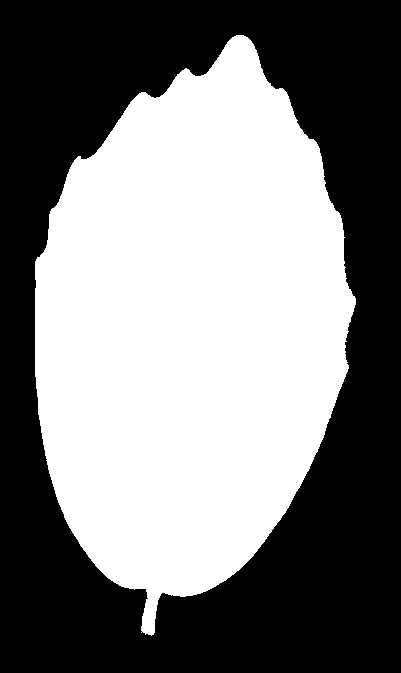
#> input picture images/101.jpg, 401 x 673 px; its folder holds only this picture in this run
$ jupyter execute testing.ipynb
#> lines starting #> are read from the running program, lines starting #| are printed output that depends on the picture
[cell 1]
from PIL import Image
import os

# Path to the images directory on your local machine
image_directory = 'images'
# Path to the new images directory on your local machine
new_image_directory = 'new_images'

# Create the new_images directory if it doesn't exist
if not os.path.exists(new_image_directory):
    os.makedirs(new_image_directory)

# Get all image file paths from the directory
image_paths = [os.path.join(image_directory, f) for f in os.listdir(image_directory) if os.path.isfile(os.path.join(image_directory, f))]

# Dimensions of the largest image
largest_dimensions = (1380, 1004)

for image_path in image_paths:
    with Image.open(image_path) as img:
#> img is the input picture: PIL image 401x673 L; min 0, max 255, mean 124.2
        img = img.convert('L')  # Convert the image to grayscale ('L' mode)

        # Compute padding dimensions
        delta_w = largest_dimensions[0] - img.width
#> delta_w = 979
        delta_h = largest_dimensions[1] - img.height
#> delta_h = 331
        padding_left = delta_w // 2
#> padding_left = 489
        padding_top = delta_h // 2
#> padding_top = 165
        padding_right = padding_left + img.width
#> padding_right = 890
        padding_bottom = padding_top + img.height
#> padding_bottom = 838

        # Apply padding to make the image match the largest image's dimensions
        new_img = Image.new('L', largest_dimensions, 0)  # 0 for black background
#> new_img: PIL image 1380x1004 L; every value is 0
        new_img.paste(img, (padding_left, padding_top, padding_right, padding_bottom))
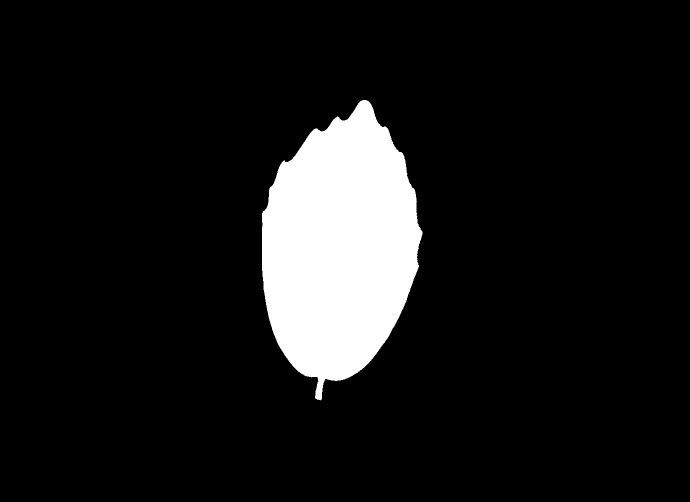
#> new_img: PIL image 1380x1004 L (shown at 1/2 size); min 0, max 255, mean 24.2

        # Save the new image to the new_images directory
        new_img_path = os.path.join(new_image_directory, os.path.basename(image_path))
        new_img.save(new_img_path)


print(f"Images have been resized and saved in the '{new_image_directory}' directory.")

[cell 2]
from PIL import Image
import os

# Path to the images directory on your local machine
image_directory = 'images'

# Get all image file paths from the directory
image_paths = [os.path.join(image_directory, f) for f in os.listdir(image_directory) if os.path.isfile(os.path.join(image_directory, f))]

# Determine the image with the largest dimensions
largest_image_path = None
largest_dimensions = (0, 0)

for image_path in image_paths:
    with Image.open(image_path) as img:
        width, height = img.size
#> width = 401; height = 673
        if width * height > largest_dimensions[0] * largest_dimensions[1]:
            largest_dimensions = (width, height)
#> largest_dimensions = (401, 673)
            largest_image_path = image_path

print(f"Largest image path: {largest_image_path}")
print(f"Largest image dimensions: {largest_dimensions}")
#| Largest image dimensions: (401, 673)

[cell 3]
from PIL import Image
import os

image_directory = "images"
new_image_directory = "new_images_2"
desired_size = (200, 200)

# Get a list of all image paths
image_paths = [os.path.join(image_directory, fname) for fname in os.listdir(image_directory) if fname.endswith(('.png', '.jpg', '.jpeg'))]

# Create the new_images directory if it doesn't exist
if not os.path.exists(new_image_directory):
    os.mkdir(new_image_directory)

for image_path in image_paths:
    with Image.open(image_path) as img:
        img = img.convert('L')  # Convert the image to grayscale ('L' mode)

        # Resize the image to 200x200
        resized_img = img.resize(desired_size)
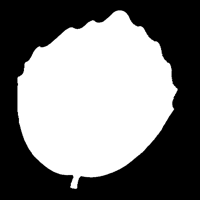
#> resized_img: PIL image 200x200 L; min 0, max 255, mean 124.2

        # Save the resized image to the new_images directory
        new_img_path = os.path.join(new_image_directory, os.path.basename(image_path))
        resized_img.save(new_img_path)

$ run again, on images/1075.jpg
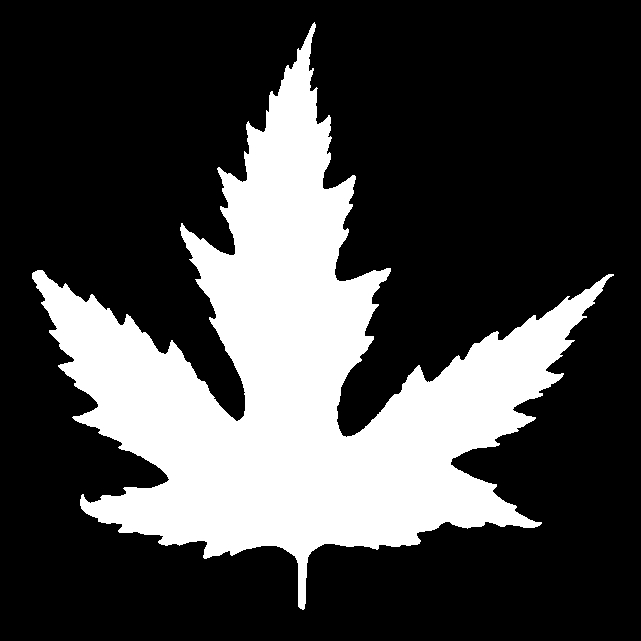
#> input picture images/1075.jpg, 641 x 641 px
#> img is the input picture: PIL image 641x641 L; min 0, max 255, mean 69.2
#> `new_img.paste(img, (padding_left, padding_top, padding_right, padding_..`:
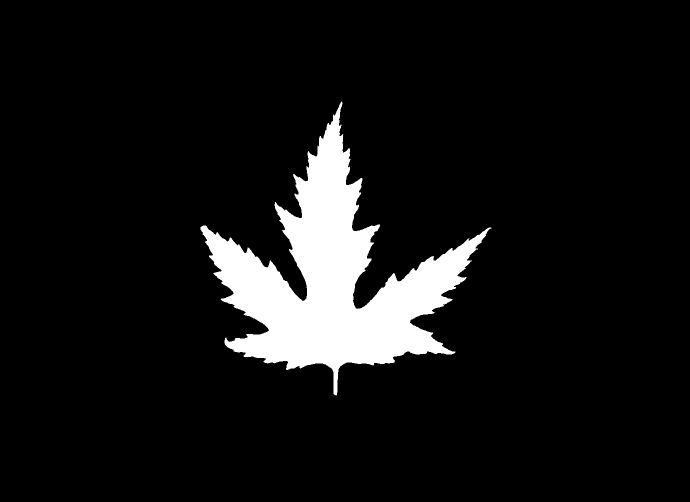
#> new_img: PIL image 1380x1004 L (shown at 1/2 size); min 0, max 255, mean 20.5
#| Largest image dimensions: (641, 641)
#> `resized_img = img.resize(desired_size)`:
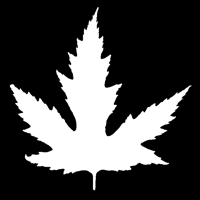
#> resized_img: PIL image 200x200 L; min 0, max 255, mean 69.2
